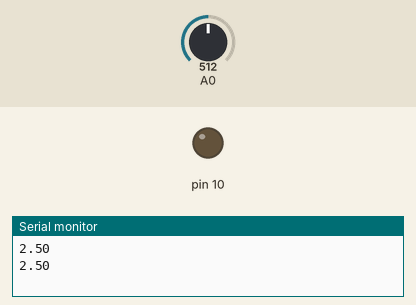
This sketch was run on a simulated Arduino Uno, built with avr-gcc and run on an emulated ATmega328P. On the bench: output pins drawn as LEDs (lit = HIGH), the last lines printed to the serial monitor. The inputs (shaded band) are chosen by the test bench; at power-on: A0 = 512.

Above: at 1.8 s.
1.9 s: A0 set to 605
3.4 s: A0 set to 625
At 4.3 s:
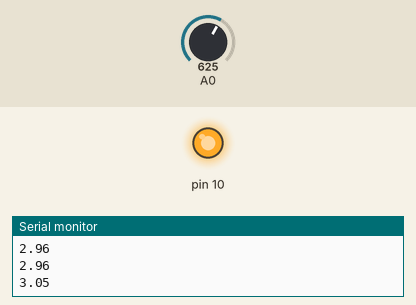
5.5 s: A0 set to 511
At 7.0 s:
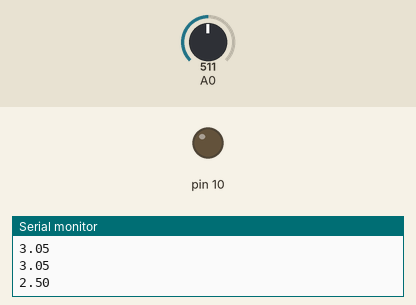
7.5 s: A0 set to 716
At 8.6 s:
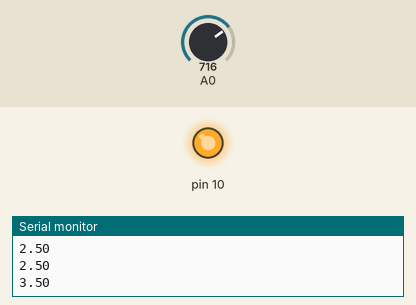
Timing chart, 0 to 10.5 s (numbered marks = the images above; inputs shaded):
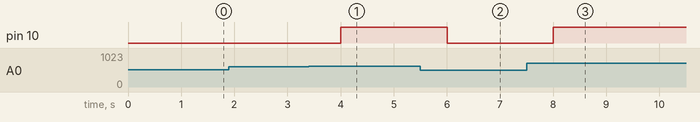

Measured:
- the behaviour switches between 613 and 614 on A0 (found by bisection; images 0 and 1)
- after the input at 3.4 s, pin 10: LOW → HIGH after 0.60 s
- after the input at 5.5 s, pin 10: HIGH → LOW after 0.50 s
- after the input at 7.5 s, pin 10: LOW → HIGH after 0.50 s

The sketch:

Motorsito.ino
```cpp
void setup() {
  Serial.begin(9600);
  pinMode(10,OUTPUT);
}

void loop() {

  int lectura = analogRead(A0);

  // Convierte la lectura analogica(0 - 1023) a voltaje (0 - 5V):
  float voltaje = lectura * (5.0 / 1023.0);
  Serial.println(voltaje);

  if(voltaje>=3 && voltaje<=5)
  {
    digitalWrite(10,HIGH);
  }
  else
  {
    digitalWrite(10,LOW);
  }
  delay (1000);
}
```
